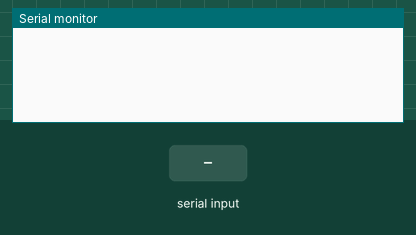
Bench run of a sketch on a simulated Arduino Uno, built with avr-gcc and run on an emulated ATmega328P. Shown: the last lines printed to the serial monitor. The test bench sets the inputs (shaded band). No radio packets arrive unless stated.

Above: at 1.2 s.
1.3 s: "1" received over Serial
At 2.2 s:
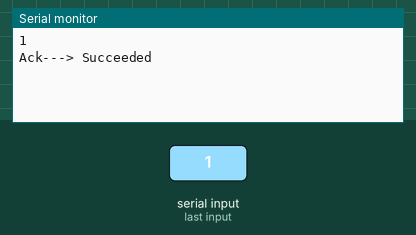
2.8 s: "0" received over Serial
At 3.3 s:
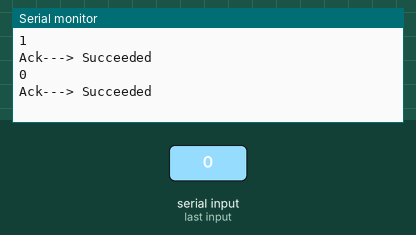
4.3 s: "2" received over Serial
At 5.7 s:
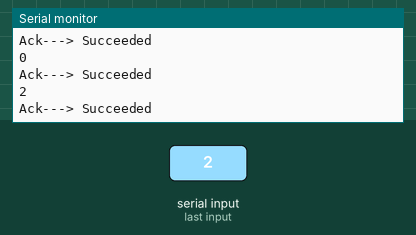

The sketch:

TransmitterCS.ino
```cpp
 // Transmitter Code
 // Pin Connections for Arduino UNO
 /*
   1 - GND
   2 - VCC 3.3V !!! NOT 5V
   3 - CE to Arduino pin 9
   4 - CSN to Arduino pin 10
   5 - SCK to Arduino pin 13
   6 - MOSI to Arduino pin 11
   7 - MISO to Arduino pin 12
   8 - UNUSED
*/


/* import needed Libraries*/
#include <SPI.h> // Call SPI Library
#include <nRF24L01.h> // Call NRF Version Library
#include <RF24.h> // RF24 Header File


/*-----( Declare Constants and Pin Numbers )-----*/
#define CE_PIN   9
#define CSN_PIN 10

// NOTE: the "LL" at the end of the constant is "LongLong" type
const uint64_t pipe = 0xE8E8F0F0E1LL; // Define the transmit pipe
char trans[11];
boolean Ack;

/*-----( Declare objects )-----*/
RF24 radio(CE_PIN, CSN_PIN); // Set up nRF24L01 radio on SPI bus plus pins 9 & 10
/*-----( Declare Variables )-----*/

void setup()   /****** SETUP: RUNS ONCE ******/
{
  Serial.begin(9600);

  radio.begin();//Intializing NRF24L01 Module
  //Choose a high channel in order_matrix to prevent an interference.
  // optionally, reduce the payload size.  seems to
  radio.setPayloadSize(11); // improve reliability
  radio.setPALevel( RF24_PA_MAX ) ; // max power
  radio.setDataRate( RF24_250KBPS ) ; //Min speed (for better range from Datasheet)
  radio.setRetries(15,15);// increase the delay between retries & # of retries
  radio.openWritingPipe(pipe);// For Transmitting Operation, Must OpenWritingPipe

}//--(end setup )---


 void loop()
 {
   // Check for available Serial Data
   if(Serial.available())
   {
       //For Data Collection
       delay(11);
       for(int i=0;i<11;i++)
       {
           trans[i]=Serial.read();

           if(trans[i] != (char)-1)
           {
                Serial.print(trans[i]);//Print the input Data
           }

       }
        Serial.println();
        //Send data twice, because of delays in the code
        for(int m=0;m<2;m++)
        {

             Ack = radio.write(trans, sizeof(trans));

        }
        //Check the Acknowledgment, and print it.
        Serial.print("Ack---> ");
        if(Ack==true)
        {
          Serial.print("Succeeded");
          Serial.println();
        }else if(Ack==false)
        {
          Serial.print("Failed");
          Serial.println();
        }


   }


 }//end main loop
```

Measured:
- after the input at 1.3 s, the serial monitor: prints a new line at once (image 1)
- after the input at 2.8 s, the serial monitor: prints a new line at once (image 2)
- after the input at 4.3 s, the serial monitor: prints a new line at once (image 3)
